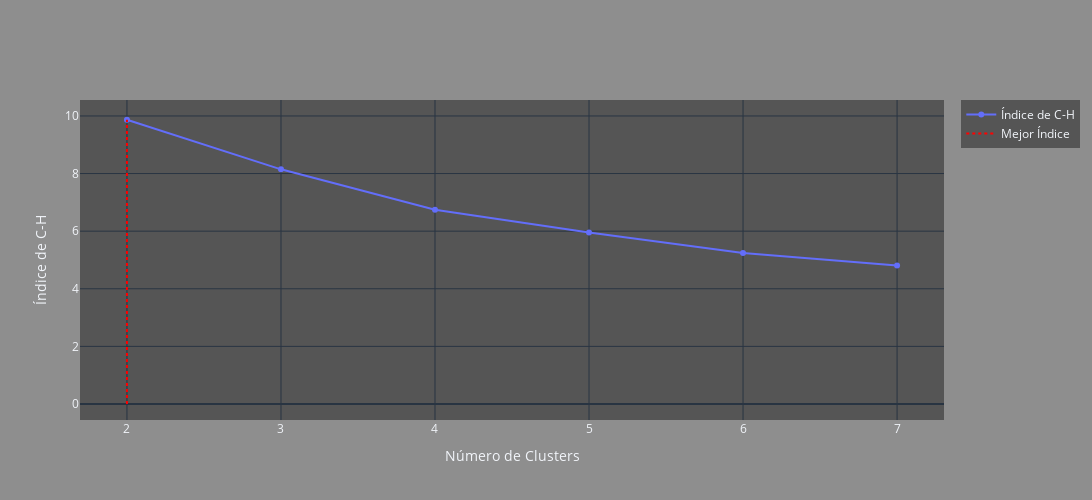

Source (notebook cell):
### Code cell
score_plot(scores=calinski_harabasz_scores, range_n_clusters=range_n_clusters, 
         operator='max', name_index = 'Índice de C-H')

### Figure 1 — Plotly figure (JSON) as saved in the notebook; plotly's stock layout.template omitted (floating-point values rounded to 4 significant figures)
{"data": [{"mode": "lines+markers", "name": "Índice de C-H", "type": "scatter", "x": [2, 3, 4, 5, 6, 7], "y": [9.868, 8.146, 6.743, 5.95, 5.246, 4.811]}, {"line": {"color": "red", "dash": "dot", "width": 2}, "mode": "lines", "name": "Mejor Índice", "type": "scatter", "x": [2, 2], "y": [0, 9.868]}], "layout": {"height": 500, "showlegend": true, "title": {"text": ""}, "width": 1200, "xaxis": {"title": {"text": "Número de Clusters"}}, "yaxis": {"title": {"text": "Índice de C-H"}}}}
